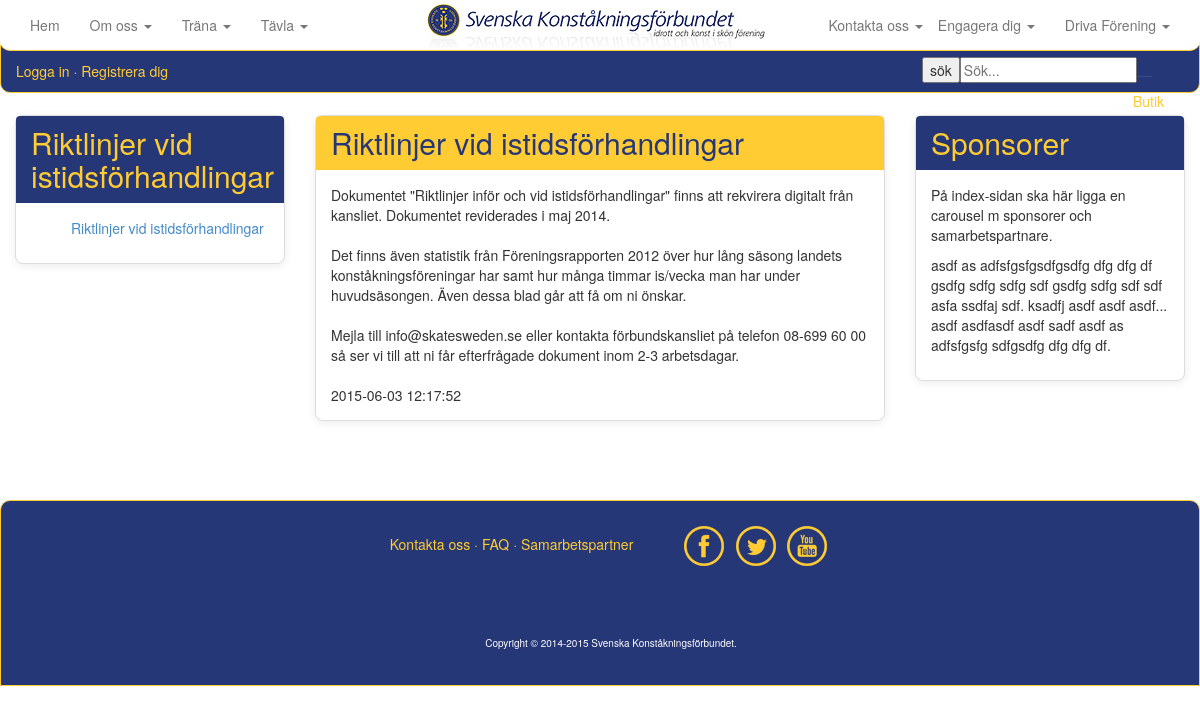
The app's page /riktlinjer.php with its own data.
### tables this page shows
CREATE TABLE IF NOT EXISTS `artikel` (
  `ArtikelId` int(11) NOT NULL,
  `ArtikelName` varchar(50) NOT NULL,
  `ArtikelMessage` text NOT NULL,
  `ArtikelTimeStamp` timestamp NOT NULL DEFAULT CURRENT_TIMESTAMP,
  `ArtikelPic` varchar(1000) NOT NULL,
  `ArtikelPicThumb` varchar(1000) NOT NULL,
  `kategori` varchar(20) NOT NULL
);

### riktlinjer.php (the view, shortened to what this page needs)
<?php
include_once("inc/HTMLTemplate.php");
include_once("inc/Connstring.php");
$artikeltime = "";
$artikelnames = "";
if(!empty($_GET))
{
	$getartikelid = isset($_GET['ArtikelId']) ? $_GET['ArtikelId'] : '';
	$query = <<<END
		SELECT ArtikelId, ArtikelName, ArtikelMessage, ArtikelTimeStamp
		FROM artikel
		WHERE ArtikelId = "{$getartikelid}";
END;
	$res = $mysqli->query($query) or die();
	if($res->num_rows > 0)
	{
		while($row = $res->fetch_object())
		{
			$artikelname = $row->ArtikelName;
			$artikelmessage = $row->ArtikelMessage;
			$artikeltimestamp = $row->ArtikelTimeStamp;
			$artikeltime = <<<END
		<div class="panel panel-yellow">
			<div class="panel-heading">
				<h3 class="panel-title">{$artikelname}</h3>
			</div>
				<div class="panel-body">
					{$artikelmessage}
					{$artikeltimestamp}
				</div>
		</div>
END;
		}
	}
}
else
{
	$query = <<<END
		SELECT ArtikelId, ArtikelName, ArtikelMessage, ArtikelTimeStamp, kategori
		FROM artikel
		WHERE kategori = 'riktlinjer'
		ORDER BY Artikeltimestamp
END;
	$res = $mysqli->query($query) or die();
		if($res->num_rows > 0)
		{
			while($row = $res->fetch_object())
			{
				$artikelname = $row->ArtikelName;
				$artikelmessage = $row->ArtikelMessage;
				$artikeltimestamp = $row->ArtikelTimeStamp;
				$artikeltime = <<<END
				<div class="panel panel-yellow">
					<div class="panel-heading">
						<h3 class="panel-title">{$artikelname}</h3>
					</div>
						<div class="panel-body">
							{$artikelmessage}
							{$artikeltimestamp}
						</div>
				</div>
END;
			}
		}
}
$query = <<<END
	SELECT ArtikelId, ArtikelName, ArtikelMessage, ArtikelTimeStamp, kategori
	FROM artikel
	WHERE kategori = 'riktlinjer'
	ORDER BY Artikeltimestamp
END;
$res = $mysqli->query($query) or die();
if($res->num_rows > 0)
{
	while($row = $res->fetch_object())
	{
		$artikelId = $row->ArtikelId;
		$artikelname = $row->ArtikelName;
		$artikelnames .= <<<END
			<div class="collapse-in" id="dokument">
				<ul class="">
	   				<a href="riktlinjer.php?ArtikelId={$artikelId}">
	   					<li>{$artikelname}</li>
	   				</a>
	   			</ul>
			</div>
END;
	}
}
$content = <<<END
       	<div id="content">
			<div class="row">
				<div class="col-md-3">
					<div class="panel panel-blue">
						<div class="panel-heading">
							<h3 class="panel-title yellow">Riktlinjer vid istidsförhandlingar</h3>
						</div>
						</a>
						<div class="panel-body">
							{$artikelnames}
						</div>
					</div>
				</div>
				<div class="col-xs-12 col-md-6">
					{$artikeltime}
				</div>
				<div class="col-md-3 pull-right">
					<div class="panel panel-blue">
						<div class="panel-heading">
							<h3 class="panel-title">Sponsorer</h3>
						</div>
						<div class="panel-body">
							<p>På index-sidan ska här ligga en carousel m sponsorer och samarbetspartnare.
							</p>
							<p class="divider"></p>
							<p>asdf as adfsfgsfgsdfgsdfg dfg dfg df gsdfg sdfg sdfg sdf gsdfg sdfg
							sdf sdf asfa ssdfaj sdf.
							ksadfj asdf asdf asdf... asdf asdfasdf asdf sadf asdf as adfsfgsfg
							sdfgsdfg dfg dfg df.
							</p>
						</div>
					</div>
				</div>
			</div>
       </div>
END;
echo $header;
echo $content;
echo $footer;
?>

### css/ia4.css (style rules this page uses)
html { height: 100% }
body { background-color: white; margin-right: auto; margin-left: auto; width:100%; height: 100% }
#content { z-index:-1; margin-top: 100px; margin-right: auto; margin-left: auto; width:100%; min-height: 400px; padding: 15px; background-color: white; }
.yellow { color: #ffcc33; }
.panel { margin-bottom: 20px; background-color: #fff; border: 1px solid transparent; border-radius: 8px; -webkit-box-shadow: 0 2px 8px rgba(0, 0, 0, .08); box-shadow: 0 2px 8px rgba(0, 0, 0, .08); }
.panel-body { padding: 15px; }
.panel-heading { padding: 10px 15px; border-bottom: 1px solid transparent; border-top-left-radius: 4px; border-top-right-radius: 4px; }
.panel-title { margin-top: 0; margin-bottom: 0; font-size: 16px; color: inherit; }
.panel-yellow { border-color: #ddd; }
.panel-yellow > .panel-heading { color: #263777; background-color: #ffcc33; border-color: #ffcc33; }
.panel-blue { border-color: #ddd; }
.panel-blue > .panel-heading { color: #ffcc33; background-color: #263777; border-color: #263777; }
.panel-title { margin-top: 0; margin-bottom: 0; font-size: 30px; color: inherit; }
ul { list-style-type: none; }

### records on screen
artikel: ArtikelName "Riktlinjer vid istidsförhandlingar", ArtikelMessage "Dokumentet \"Riktlinjer inför och vid istidsförhandlingar\" finns att rekvirera digitalt från kansliet. Dokumentet reviderades i maj 2014. Det finns även statistik från Föreningsrapporten 2012 över hur lång säsong landets konståkningsföreningar har samt hur många timmar is/vecka man har under huvudsäsongen. Även dessa blad går att få om ni önskar. Mejla till info@skatesweden.se eller kontakta förbundskansliet på telefon 08-699 60 00 så ser vi till att ni får efterfrågade dokument inom 2-3 arbetsdagar.", ArtikelTimeStamp "2015-06-03 12:17:52"
